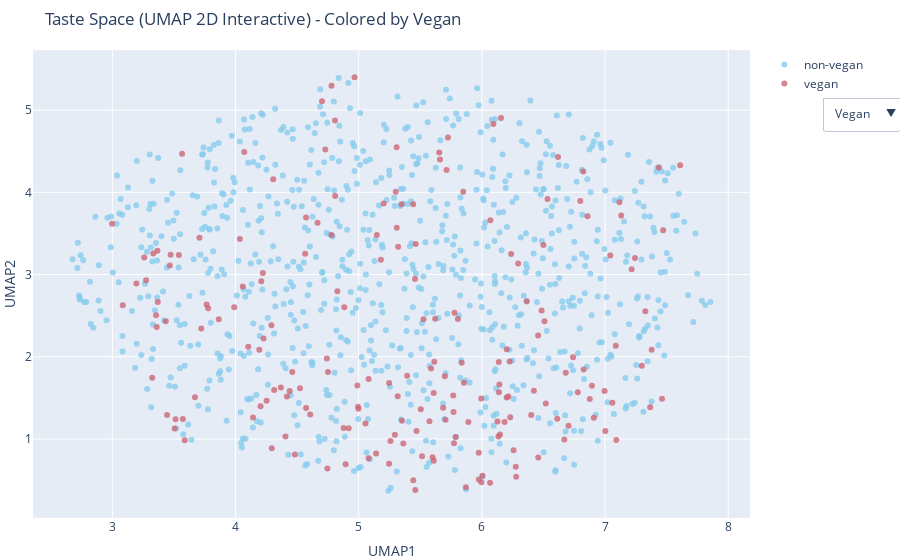

Here is the notebook cell this chart was saved with:
### Code cell
umap = UMAP(n_components=2, n_neighbors=15, min_dist=0.1, random_state=9)
Z_umap = umap.fit_transform(X)

vis_umap = pd.DataFrame({
    "UMAP1": Z_umap[:, 0],
    "UMAP2": Z_umap[:, 1],
    "vegan": df["vegan"].map({0: "non-vegan", 1: "vegan"}),
    "region": pd.Categorical(df["region"], categories=REGIONS),
    "age": df["age"]
})

def make_umap_traces(color_attr):
    if color_attr == "age":
        return [
            go.Scatter(
                x=vis_umap["UMAP1"],
                y=vis_umap["UMAP2"],
                mode="markers",
                marker=dict(
                    size=6,
                    color=vis_umap["age"],
                    colorscale="Viridis",
                    colorbar=dict(title="Age"),
                    opacity=0.8
                ),
                text=vis_umap.apply(lambda r: f"Region: {r['region']}<br>Age: {r['age']}<br>Vegan: {r['vegan']}", axis=1),
                hoverinfo="text",
                name="age"
            )
        ]
    else:
        traces = []
        palette = px.colors.qualitative.Safe
        categories = vis_umap[color_attr].unique()
        for i, cat in enumerate(categories):
            subset = vis_umap[vis_umap[color_attr] == cat]
            traces.append(
                go.Scatter(
                    x=subset["UMAP1"], y=subset["UMAP2"],
                    mode="markers",
                    marker=dict(size=6, color=palette[i % len(palette)], opacity=0.8),
                    name=str(cat),
                    text=subset.apply(lambda r: f"Region: {r['region']}<br>Age: {r['age']}<br>Vegan: {r['vegan']}", axis=1),
                    hoverinfo="text"
                )
            )
        return traces

fig_umap = go.Figure()

# Store all traces for all modes
trace_groups = {}
attributes = ["vegan", "region", "age"]

for attr in attributes:
    traces = make_umap_traces(attr)
    trace_groups[attr] = traces
    for i, trace in enumerate(traces):
        trace.visible = (attr == "vegan")  # Only "vegan" visible at the start
        fig_umap.add_trace(trace)

# Build visibility masks for the dropdown buttons
dropdown_buttons = []
total_traces = sum(len(v) for v in trace_groups.values())

for attr in attributes:
    visibility = []
    for a in attributes:
        visibility.extend([a == attr] * len(trace_groups[a]))

    dropdown_buttons.append(
        dict(
            label=attr.capitalize(),
            method="update",
            args=[
                {"visible": visibility},
                {"title": f"Taste Space (UMAP 2D Interactive) - Colored by {attr.capitalize()}"}
            ]
        )
    )

fig_umap.update_layout(
    title="Taste Space (UMAP 2D Interactive) - Colored by Vegan",
    xaxis_title="UMAP1",
    yaxis_title="UMAP2",
    updatemenus=[{
        "buttons": dropdown_buttons,
        "direction": "down",
        "x": 1.1,
        "y": 0.9,
        "xanchor": "left",
        "showactive": True
    }],
    margin=dict(l=0, r=0, b=0, t=50)
)

fig_umap.show()

### Figure 1 — Plotly figure (JSON) as saved in the notebook; plotly's stock layout.template omitted (floating-point values rounded to 4 significant figures; data arrays with more than 128 entries replaced by an {"elided": "..."} marker saying what was removed)
{"data": [{"hoverinfo": "text", "marker": {"color": "rgb(136, 204, 238)", "opacity": 0.8, "size": 6}, "mode": "markers", "name": "non-vegan", "text": {"elided": "805 str values"}, "type": "scatter", "visible": true, "x": {"elided": "805 float values"}, "y": {"elided": "805 float values"}}, {"hoverinfo": "text", "marker": {"color": "rgb(204, 102, 119)", "opacity": 0.8, "size": 6}, "mode": "markers", "name": "vegan", "text": {"elided": "195 str values"}, "type": "scatter", "visible": true, "x": {"elided": "195 float values"}, "y": {"elided": "195 float values"}}, {"hoverinfo": "text", "marker": {"color": "rgb(136, 204, 238)", "opacity": 0.8, "size": 6}, "mode": "markers", "name": "EastAsia", "text": {"elided": "156 str values"}, "type": "scatter", "visible": false, "x": {"elided": "156 float values"}, "y": {"elided": "156 float values"}}, {"hoverinfo": "text", "marker": {"color": "rgb(204, 102, 119)", "opacity": 0.8, "size": 6}, "mode": "markers", "name": "MiddleEast", "text": {"elided": "170 str values"}, "type": "scatter", "visible": false, "x": {"elided": "170 float values"}, "y": {"elided": "170 float values"}}, {"hoverinfo": "text", "marker": {"color": "rgb(221, 204, 119)", "opacity": 0.8, "size": 6}, "mode": "markers", "name": "SouthAsia", "text": {"elided": "162 str values"}, "type": "scatter", "visible": false, "x": {"elided": "162 float values"}, "y": {"elided": "162 float values"}}, {"hoverinfo": "text", "marker": {"color": "rgb(17, 119, 51)", "opacity": 0.8, "size": 6}, "mode": "markers", "name": "Europe", "text": {"elided": "162 str values"}, "type": "scatter", "visible": false, "x": {"elided": "162 float values"}, "y": {"elided": "162 float values"}}, {"hoverinfo": "text", "marker": {"color": "rgb(51, 34, 136)", "opacity": 0.8, "size": 6}, "mode": "markers", "name": "LatAm", "text": {"elided": "160 str values"}, "type": "scatter", "visible": false, "x": {"elided": "160 float values"}, "y": {"elided": "160 float values"}}, {"hoverinfo": "text", "marker": {"color": "rgb(170, 68, 153)", "opacity": 0.8, "size": 6}, "mode": "markers", "name": "USA", "text": {"elided": "190 str values"}, "type": "scatter", "visible": false, "x": {"elided": "190 float values"}, "y": {"elided": "190 float values"}}, {"hoverinfo": "text", "marker": {"color": {"elided": "1000 int values"}, "colorbar": {"title": {"text": "Age"}}, "colorscale": [[0, "#440154"], [0.1111, "#482878"], [0.2222, "#3e4989"], [0.3333, "#31688e"], [0.4444, "#26828e"], [0.5556, "#1f9e89"], [0.6667, "#35b779"], [0.7778, "#6ece58"], [0.8889, "#b5de2b"], [1, "#fde725"]], "opacity": 0.8, "size": 6}, "mode": "markers", "name": "age", "text": {"elided": "1000 str values"}, "type": "scatter", "visible": false, "x": {"elided": "1000 float values"}, "y": {"elided": "1000 float values"}}], "layout": {"margin": {"b": 0, "l": 0, "r": 0, "t": 50}, "title": {"text": "Taste Space (UMAP 2D Interactive) - Colored by Vegan"}, "updatemenus": [{"buttons": [{"args": [{"visible": [true, true, false, false, false, false, false, false, false]}, {"title": "Taste Space (UMAP 2D Interactive) - Colored by Vegan"}], "label": "Vegan", "method": "update"}, {"args": [{"visible": [false, false, true, true, true, true, true, true, false]}, {"title": "Taste Space (UMAP 2D Interactive) - Colored by Region"}], "label": "Region", "method": "update"}, {"args": [{"visible": [false, false, false, false, false, false, false, false, true]}, {"title": "Taste Space (UMAP 2D Interactive) - Colored by Age"}], "label": "Age", "method": "update"}], "direction": "down", "showactive": true, "x": 1.1, "xanchor": "left", "y": 0.9}], "xaxis": {"title": {"text": "UMAP1"}}, "yaxis": {"title": {"text": "UMAP2"}}}}
